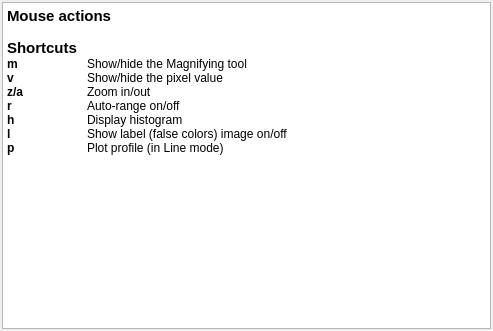
<?xml version="1.0" encoding="UTF-8"?>
<ui version="4.0">
 <class>HelpForm</class>
 <widget class="QWidget" name="HelpForm">
  <property name="geometry">
   <rect>
    <x>0</x>
    <y>0</y>
    <width>493</width>
    <height>331</height>
   </rect>
  </property>
  <property name="windowTitle">
   <string>SMIL Qt Viewer - Help</string>
  </property>
  <layout class="QGridLayout" name="gridLayout">
   <property name="margin">
    <number>2</number>
   </property>
   <item row="0" column="0">
    <widget class="QTextBrowser" name="textBrowser">
     <property name="html">
      <string>&lt;!DOCTYPE HTML PUBLIC &quot;-//W3C//DTD HTML 4.0//EN&quot; &quot;http://www.w3.org/TR/REC-html40/strict.dtd&quot;&gt;
&lt;html&gt;&lt;head&gt;&lt;meta name=&quot;qrichtext&quot; content=&quot;1&quot; /&gt;&lt;style type=&quot;text/css&quot;&gt;
p, li { white-space: pre-wrap; }
&lt;/style&gt;&lt;/head&gt;&lt;body style=&quot; font-family:'Ubuntu'; font-size:9pt; font-weight:400; font-style:normal;&quot;&gt;
&lt;p style=&quot; margin-top:0px; margin-bottom:0px; margin-left:0px; margin-right:0px; -qt-block-indent:0; text-indent:0px;&quot;&gt;&lt;span style=&quot; font-size:11pt; font-weight:600;&quot;&gt;Mouse actions&lt;/span&gt;&lt;/p&gt;
&lt;p style=&quot;-qt-paragraph-type:empty; margin-top:0px; margin-bottom:0px; margin-left:0px; margin-right:0px; -qt-block-indent:0; text-indent:0px;&quot;&gt;&lt;br /&gt;&lt;/p&gt;
&lt;p style=&quot; margin-top:0px; margin-bottom:0px; margin-left:0px; margin-right:0px; -qt-block-indent:0; text-indent:0px;&quot;&gt;&lt;span style=&quot; font-size:11pt; font-weight:600;&quot;&gt;Shortcuts&lt;/span&gt;&lt;/p&gt;
&lt;p style=&quot; margin-top:0px; margin-bottom:0px; margin-left:0px; margin-right:0px; -qt-block-indent:0; text-indent:0px;&quot;&gt;&lt;span style=&quot; font-weight:600;&quot;&gt;m	&lt;/span&gt;Show/hide the Magnifying tool&lt;/p&gt;
&lt;p style=&quot; margin-top:0px; margin-bottom:0px; margin-left:0px; margin-right:0px; -qt-block-indent:0; text-indent:0px;&quot;&gt;&lt;span style=&quot; font-weight:600;&quot;&gt;v&lt;/span&gt;	Show/hide the pixel value&lt;/p&gt;
&lt;p style=&quot; margin-top:0px; margin-bottom:0px; margin-left:0px; margin-right:0px; -qt-block-indent:0; text-indent:0px;&quot;&gt;&lt;span style=&quot; font-weight:600;&quot;&gt;z/a&lt;/span&gt;	Zoom in/out&lt;/p&gt;
&lt;p style=&quot; margin-top:0px; margin-bottom:0px; margin-left:0px; margin-right:0px; -qt-block-indent:0; text-indent:0px;&quot;&gt;&lt;span style=&quot; font-weight:600;&quot;&gt;r&lt;/span&gt;	Auto-range on/off&lt;/p&gt;
&lt;p style=&quot; margin-top:0px; margin-bottom:0px; margin-left:0px; margin-right:0px; -qt-block-indent:0; text-indent:0px;&quot;&gt;&lt;span style=&quot; font-weight:600;&quot;&gt;h&lt;/span&gt;	Display histogram&lt;/p&gt;
&lt;p style=&quot; margin-top:0px; margin-bottom:0px; margin-left:0px; margin-right:0px; -qt-block-indent:0; text-indent:0px;&quot;&gt;&lt;span style=&quot; font-weight:600;&quot;&gt;l	&lt;/span&gt;Show label (false colors) image on/off&lt;/p&gt;
&lt;p style=&quot; margin-top:0px; margin-bottom:0px; margin-left:0px; margin-right:0px; -qt-block-indent:0; text-indent:0px;&quot;&gt;&lt;span style=&quot; font-weight:600;&quot;&gt;p&lt;/span&gt;	Plot profile (in Line mode)&lt;/p&gt;
&lt;p style=&quot;-qt-paragraph-type:empty; margin-top:0px; margin-bottom:0px; margin-left:0px; margin-right:0px; -qt-block-indent:0; text-indent:0px;&quot;&gt;&lt;br /&gt;&lt;/p&gt;&lt;/body&gt;&lt;/html&gt;</string>
     </property>
    </widget>
   </item>
  </layout>
 </widget>
 <resources/>
 <connections/>
</ui>
